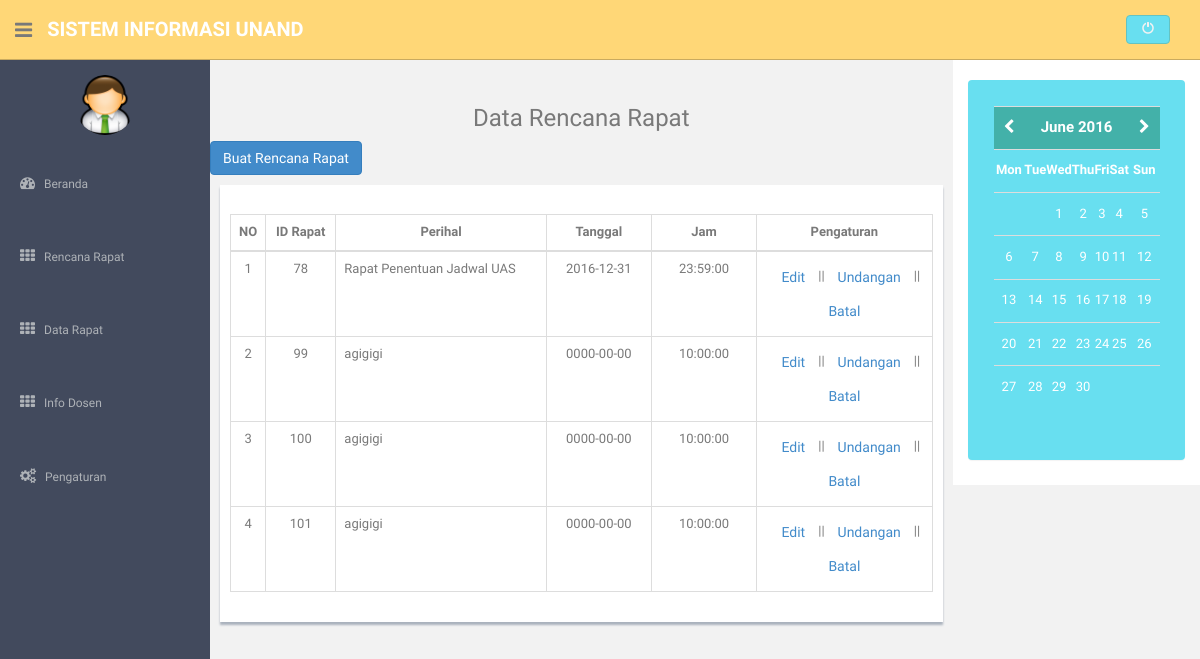
The page /index.php/admin/rencanarapat on the database its author committed.
### tables this page shows
CREATE TABLE IF NOT EXISTS `rapat` (
`id_rapat` int(11) NOT NULL,
  `perihal` text NOT NULL,
  `status` varchar(10) NOT NULL,
  `tanggal` date NOT NULL,
  `hari` varchar(10) NOT NULL,
  `shift` time NOT NULL,
  `keterangan` text NOT NULL,
  `hasil` text NOT NULL,
  `undangan` text NOT NULL
);

### application/controllers/admin.php (called while the page is built, shortened)
<?php
class Admin extends CI_Controller
{
	public function __construct()
	{
		$this->load->helper('form');
		$this->load->library('form_validation');
		$this->load->model('rencanarapat');
		$this->load->model('datarapat');
		$this->load->model('infodosen');
		$this->load->model('pengaturan');
	}
	public function rencanarapat()
	{
		$semuadata = $this->rencanarapat->semuadata();
		if ($semuadata)
		{
			$data['tabel'] = $semuadata;
			$this->load->view('admin/rencanarapat',$data);
		}
		else
		{
			$data['tabel'] = $semuadata;
			$this->load->view('admin/rencanarapat',$data);
		}
	}
}
?>

### index.php (called while the page is built, shortened)
<?php
require_once BASEPATH.'core/CodeIgniter.php';

### application/models/rencanarapat.php (called while the page is built, shortened)
<?php
class Rencanarapat extends CI_Model
{
	public function semuadata()
	{
		return $this->db->get_where('rapat',array('status'=>"belum"))->result_object();
	}
}
 ?>

### application/views/admin/rencanarapat.php (the view, shortened to what this page needs)
<aside>
    <div id="sidebar"  class="nav-collapse ">
    </div>
</aside>
<section id="main-content">
    <section class="wrapper">
        <div class="row">
            <div class="col-lg-9">
                <div class="row mt">
                  <div><h3><center>Data Rencana Rapat</center></h3></div>
                </div>
                <div class="row">
                  <a href="tambahrencana" class="btn btn-primary">Buat Rencana Rapat</a>
                </div>
                <div class="row">
                  <div class="form-panel">
                   <table class="table table-bordered">
                    <thead>
                      <tr align="center">
                        <td width="3%"><b>NO</td>
                        <td width="10%"><b>ID Rapat</td>
                        <td width="30%"><b>Perihal</td>
                        <td width="15%"><b>Tanggal</td>
                        <td width="15%"><b>Jam</td>
                        <td><b>Pengaturan</td>
                      </tr>
                    </thead>
                    <tbody>
                      <br>
                      <?php
                        $no = 1;
                        foreach($tabel as $v):
                      ?>
                      <tr>
                        <td align="center"><?php echo $no; ?></td>
                        <td align="center"><?php echo $v->id_rapat; ?></td>
                        <td><?php echo $v->perihal; ?></td>
                        <td align="center"><?php echo $v->tanggal; ?></td>
                        <td align="center"><?php echo $v->shift; ?></td>
                        <td align="center"><a href="editrencana/<?php echo $v->id_rapat; ?>" class="btn btn-mini">Edit</a>||<a href="undanganrencana/<?php echo $v->id_rapat; ?>" class="btn btn-mini">Undangan</a>||<a href="batalrencana/<?php echo $v->id_rapat; ?>" class="btn btn-mini">Batal</a></td>
                      </tr>
                      <?php
                          $no++;
                          endforeach;
                      ?>
                    </tbody>
                    </table>
                  </div>
                </div>
            </div>
            <div class="col-lg-3 ds">
            </div>
        </div><! --/row -->
    </section>
</section>

### assets/css/style.css (style rules this page uses)
body { color: #797979; background: #f2f2f2; font-family: 'Ruda', sans-serif; padding: 0px !important; margin: 0px !important; font-size:13px; }
a, a:hover, a:focus { text-decoration: none; outline: none; }
.mt { margin-top: 25px; }
#sidebar { width: 210px; height: 100%; position: fixed; background: #424a5d; }
#main-content { margin-left: 210px; }
.wrapper { display: inline-block; margin-top: 60px; padding-left: 15px; padding-right: 15px; padding-bottom: 15px; padding-top: 0px; width: 100%; }
.ds { background: #ffffff; padding-top: 20px; }
.form-panel { background: #ffffff; margin: 10px; padding: 10px; box-shadow: 0px 3px 2px #aab2bd; text-align: left; }

### rows shown on the page
rapat: id_rapat "78", perihal "Rapat Penentuan Jadwal UAS", tanggal "2016-12-31", shift "23:59:00"
rapat: id_rapat "99", perihal "agigigi", tanggal "0000-00-00", shift "10:00:00"
rapat: id_rapat "100", perihal "agigigi", tanggal "0000-00-00", shift "10:00:00"
rapat: id_rapat "101", perihal "agigigi", tanggal "0000-00-00", shift "10:00:00"
